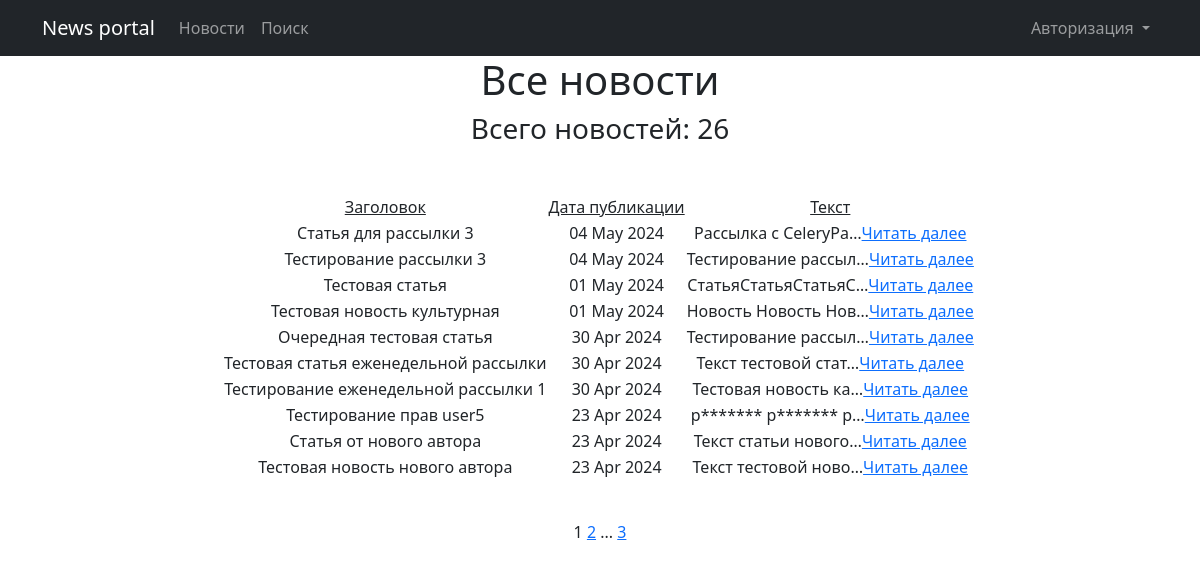
Before: / with the older database file.
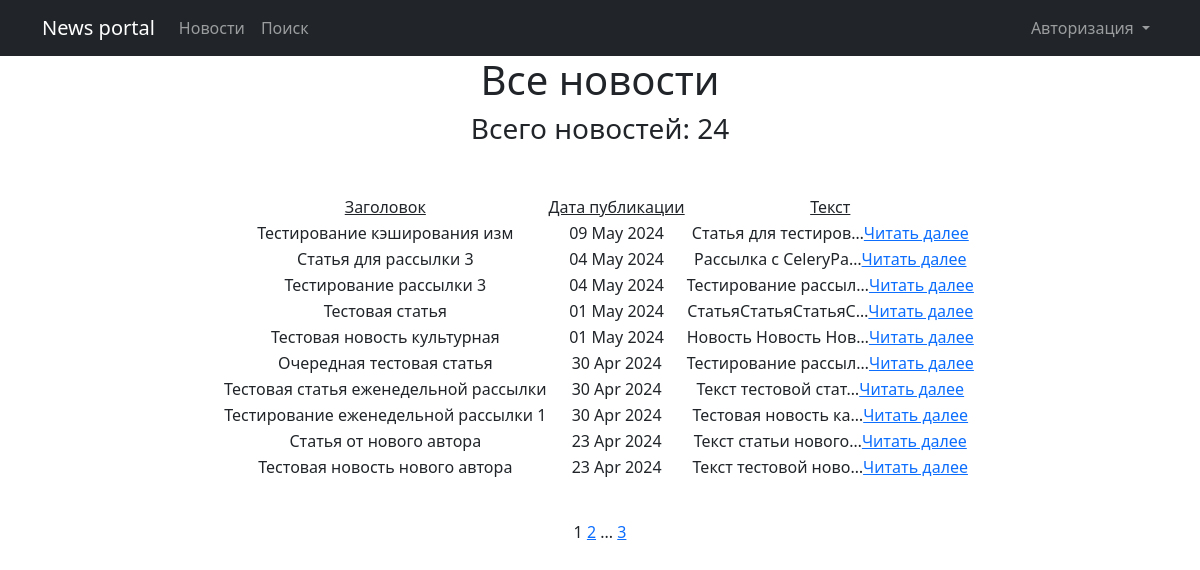
After: the same page with the newer database file.
### NewsPortal/models.py (models this page shows, shortened)
class Post(models.Model):
    author = models.ForeignKey(Author, on_delete=models.CASCADE)
    categoryType = models.CharField(max_length=2, choices=CATEGORY_CHOICES, default=NEWS)
    dateCreation = models.DateTimeField(auto_now_add=True)
    postCategory = models.ManyToManyField(Category, through='PostCategory')
    title = models.CharField(max_length=128)
    text = models.TextField()
    rating = models.SmallIntegerField(default=0)

### NewsPortal/views.py (the view)
# urls.py: path('', cache_page(60)(PostList.as_view()), name='post_list'),
class PostList(ListView):
    model = Post
    ordering = '-dateCreation'
    template_name = 'news.html'
    context_object_name = 'posts'
    paginate_by = 10
    def get_context_data(self, **kwargs):
        context = super().get_context_data(**kwargs)
        context['is_author'] = self.request.user.groups.filter(name='authors').exists()
        return context

### NewsPortal/templatetags/custom_filters.py (called while the page is built)
@register.filter()
def censor(value):
    for word in censor_list:
        value = value.replace(word[1:], '*' * len(word[1:]))
    return value

### NewsPortal/templatetags/custom_tags.py (called while the page is built)
@register.simple_tag(takes_context=True)
def url_replace(context, **kwargs):
    d = context['request'].GET.copy()
    for k, v in kwargs.items():
        d[k] = v
    return d.urlencode()

### templates/news.html (shortened to what this page needs)
{% extends 'flatpages/default.html' %}
{% load custom_filters %}
{% load custom_tags %}
{% block content %}
<h1>Все новости</h1>
<h3>Всего новостей: {{ page_obj.paginator.count }}</h3>
<p>&nbsp;</p>
    {% if posts %}
        <table style="margin-left: auto; margin-right: auto;">
            <tr>
                <td><span style="text-decoration: underline;">Заголовок</span></td>
                <td><span style="text-decoration: underline;">Дата публикации</span></td>
                <td><span style="text-decoration: underline;">Текст</span></td>
            </tr>
            {% for post in posts %}
            <tr>
                <td>{{ post.title|censor }}</td>
                <td>{{ post.dateCreation|date:'d M Y' }}</td>
                <td>{{ post.text|truncatechars:20|censor }}<a href="{% url 'post_detail' pk=post.id %}">Читать далее</a></td>
                <td>
                </td>
            </tr>
            {% endfor %}
        </table>
    {% else %}
       <h2>Новостей нет!</h2>
    {% endif %}
    <p>&nbsp;</p>
    {{ page_obj.number }}
    {% if page_obj.has_next %}
        <a href="?{% url_replace page=page_obj.next_page_number %}">{{ page_obj.next_page_number }}</a>
        {% if paginator.num_pages != page_obj.next_page_number %}
            ...
            <a href="?{% url_replace page=page_obj.paginator.num_pages %}">{{ page_obj.paginator.num_pages }}</a>
        {% endif %}
    {% endif %}
{% endblock content %}

### templates/flatpages/default.html (shortened to what this page needs)
<!DOCTYPE html>
<html lang="en">
    <head>
        {% load static %}
        <link href="{% static 'css/styles.css' %}" rel="stylesheet" />
    </head>
    <body>
        <nav class="navbar navbar-expand-lg navbar-dark bg-dark static-top">
            <div class="container">
                <a class="navbar-brand" href="#">News portal</a>
                <div class="collapse navbar-collapse" id="navbarResponsive">
                    <ul class="navbar-nav ml-auto">
                        <li class="nav-item">
                            <a class="nav-link" href="/">Новости</a>
                        </li>
                        <li class="nav-item">
                            <a class="nav-link" href="/posts/search/">Поиск</a>
                        </li>
                    </ul>
                    <ul class="navbar-nav ms-auto">
                        <li class="nav-item dropdown">
                            <a class="nav-link dropdown-toggle" id="navbarDropdown" href="#" role="button" data-bs-toggle="dropdown" aria-expanded="false">
                                {% if user.is_authenticated %}
                                {{ user.username }}
                                {% else %}
                                Авторизация
                                {% endif %}
                            </a>
                        </li>
                    </ul>
                </div>
            </div>
        </nav>
        <div class="container">
            <div class="row">
                <div class="col-lg-12 text-center">
                    {% block content %}{% endblock content %}
                </div>
            </div>
        </div>
    </body>
</html>

Changed rows visible on the page:
removed Post: title|censor "Тестирование прав user5", dateCreation "23 Apr 2024", text|censor "p******* p******* p…"
added Post: title|censor "Тестирование кэширования изм", dateCreation "09 May 2024", text|censor "Статья для тестиров…"
Other visible differences:
{{ page_obj.paginator.count }}: "26" → "24"
